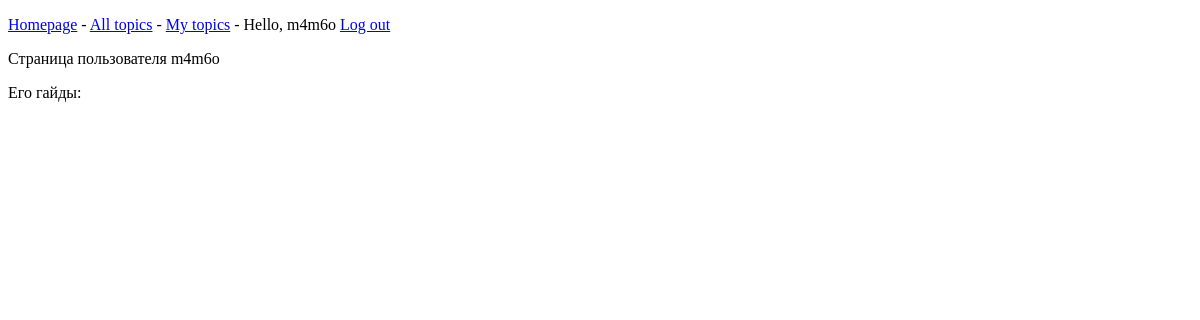
Page /users/1/ (signed in) on the earlier database version.
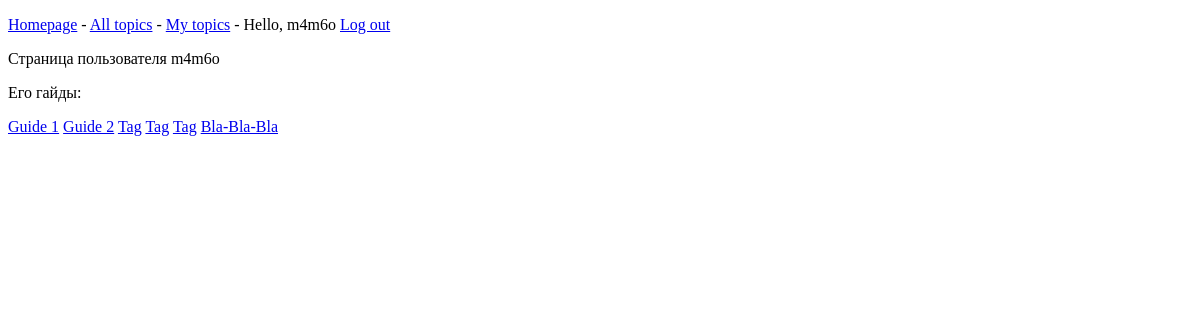
Same page on the later database version.
### GuideForum/models.py (models this page shows, shortened)
class Topic(models.Model):
    title = models.CharField(max_length=200)
    date_added = models.DateTimeField(auto_now_add=True)
    owner = models.ForeignKey(User, on_delete=models.DO_NOTHING, default="1")
    text = models.TextField()
    rating = models.IntegerField(default=0)
    tags = models.ManyToManyField(Tag)
    preview = models.ImageField(upload_to='previews/', default='previews/blank.png')
    likes = models.ManyToManyField(User, related_name='liked_topics', blank=True)

### GuideForum/views.py (the view)
# urls.py: path('users/<int:user_id>/', views.user_profile, name='user_profile'),
@login_required()
def user_profile(request, user_id):
    user = User.objects.get(id=user_id)
    context = {'user': user}
    return render(request, 'user_profile.html', context)

### templates/user_profile.html
{% extends 'base.html' %}
{% block content %}
    <p>Страница пользователя {{ user.username }}</p>
    <p>Его гайды:</p>
    {% for topic in user.topic_set.all %}
        <a href="{% url 'topic' topic.id %}">{{ topic.title }}</a>
    {% empty %}
        <p>No topics found.</p>
    {% endfor %}
{% endblock content %}

Differences in the rows shown:
now on this page (row edited): Topic: title "Guide 1"
added Topic: title "Guide 2"
added Topic: title "Tag"
added Topic: title "Tag"
added Topic: title "Tag"
added Topic: title "Bla-Bla-Bla"
